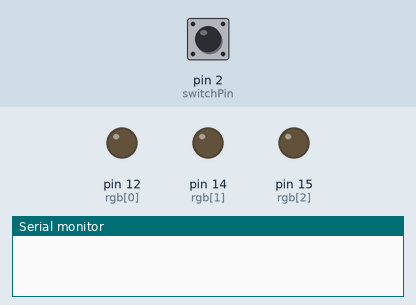
The sketch below on a simulated Arduino Uno, built with avr-gcc and run on an emulated ATmega328P. Parts: output pins drawn as LEDs (lit = HIGH), the last lines printed to the serial monitor. Dashed ring = blinking. The test bench sets the inputs (shaded band); at power-on: pin 2 (switchPin) LOW.

Above: at 1.2 s.
1.3 s: pin 2 (switchPin) pulled HIGH for 0.15 s
At 1.72 s:
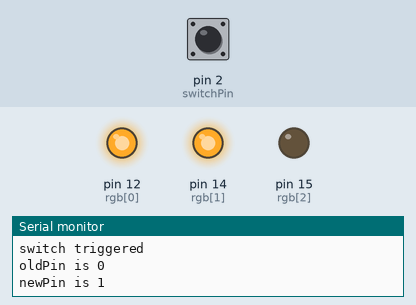
3.3 s: pin 2 (switchPin) pulled HIGH for 1 s
At 4.27 s:
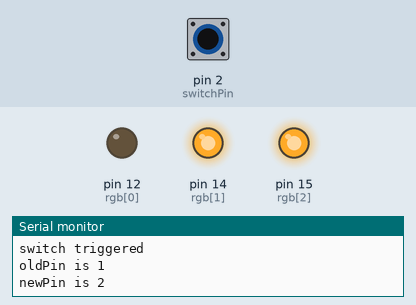
5.9 s: pin 2 (switchPin) pulled HIGH for 3.2 s
At 7.64 s:
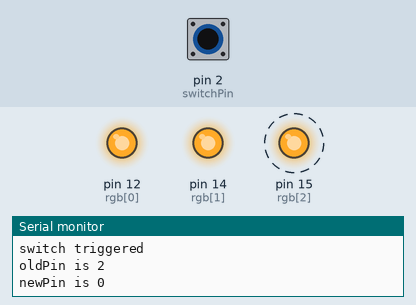
Timing chart, 0 to 11.1 s (numbered marks = the images above; inputs shaded):
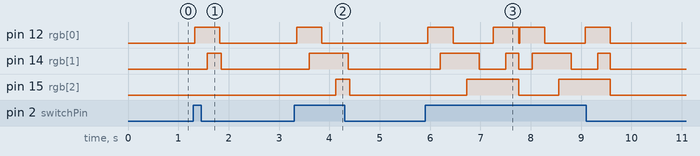

Measured:
- after the input at 1.3 s, pin 12 (rgb[0]): LOW → HIGH at once, → LOW 0.50 s later; pin 14 (rgb[1]): LOW → HIGH after 0.28 s, → LOW 0.28 s later
- after the input at 3.3 s, pin 12 (rgb[0]): LOW → HIGH after 0.05 s, → LOW 0.50 s later; pin 14 (rgb[1]): LOW → HIGH after 0.30 s, → LOW 0.78 s later; pin 15 (rgb[2]): LOW → HIGH after 0.83 s, → LOW 0.28 s later
- after the input at 5.9 s, pin 14 (rgb[1]): LOW → HIGH after 0.30 s, → LOW 0.78 s later, → HIGH 0.53 s later, → LOW 0.25 s later, … (8 changes in this stretch); pin 15 (rgb[2]): alternates HIGH for 1.0 s and LOW for 0.80 s, 4 changes in all, then stays LOW, starting after 0.83 s

The sketch:

Project4_TiltBlink.ino
```cpp
const int rgb[] = {12,14,15};
const int time = 250;
const int switchPin = 2;

void setup() {
  Serial.begin(9600);
  for (int i = 0; i < 3; i++) {
    pinMode(rgb[i], OUTPUT);
  }
  pinMode(switchPin, INPUT);
}

void loop() {
  int newPin = 0;
  int oldPin = 0;

  int bounce1 = digitalRead(switchPin);
  delay(25);
  int bounce2 = digitalRead(switchPin);

  while ((bounce1 == bounce2) && (bounce1 == HIGH)) {
    Serial.println("switch triggered");
    oldPin = newPin;
    newPin++;
    if (newPin == 3) {
      newPin = 0;
    }

    Serial.print("oldPin is ");Serial.println(oldPin);
    Serial.print("newPin is ");Serial.println(newPin);
    digitalWrite(rgb[oldPin], HIGH);
    delay(time);
    digitalWrite(rgb[newPin], HIGH);
    delay(time);
    digitalWrite(rgb[oldPin], LOW);

    if (newPin == 0) {
      for (int i=0; i<3; i++) {
        digitalWrite(rgb[i], HIGH);
      }
      delay(time);
      for (int i=0; i<3; i++) {
        digitalWrite(rgb[i], LOW);
      }
    } //end if

    bounce1 = digitalRead(switchPin);
    delay(25);
    bounce2 = digitalRead(switchPin);
  } // end while

  for (int i = 0; i < 3; i++) {
    digitalWrite(rgb[i], LOW);
  }
  delay(25);
}
```
